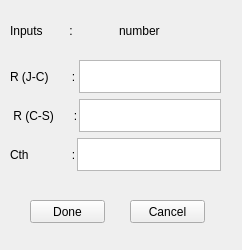
<?xml version="1.0" encoding="UTF-8"?>
<ui version="4.0">
 <class>ThermalBox</class>
 <widget class="QWidget" name="ThermalBox">
  <property name="geometry">
   <rect>
    <x>0</x>
    <y>0</y>
    <width>242</width>
    <height>250</height>
   </rect>
  </property>
  <property name="windowTitle">
   <string>Thermal Parameters</string>
  </property>
  <property name="windowIcon">
   <iconset>
    <normaloff>../PythonGecko/thermalResistor.jpg</normaloff>../PythonGecko/thermalResistor.jpg</iconset>
  </property>
  <property name="windowOpacity">
   <double>1.000000000000000</double>
  </property>
  <widget class="QPushButton" name="thermDoneBtn">
   <property name="geometry">
    <rect>
     <x>30</x>
     <y>200</y>
     <width>75</width>
     <height>23</height>
    </rect>
   </property>
   <property name="text">
    <string>Done</string>
   </property>
  </widget>
  <widget class="QPushButton" name="thermCnclBtn">
   <property name="geometry">
    <rect>
     <x>130</x>
     <y>200</y>
     <width>75</width>
     <height>23</height>
    </rect>
   </property>
   <property name="text">
    <string>Cancel</string>
   </property>
  </widget>
  <widget class="QWidget" name="horizontalLayoutWidget_3">
   <property name="geometry">
    <rect>
     <x>10</x>
     <y>10</y>
     <width>211</width>
     <height>41</height>
    </rect>
   </property>
   <layout class="QHBoxLayout" name="horizontalLayout_3">
    <item>
     <widget class="QLabel" name="inputLabel">
      <property name="text">
       <string>Inputs        :</string>
      </property>
     </widget>
    </item>
    <item>
     <widget class="QLabel" name="displayLabel">
      <property name="toolTipDuration">
       <number>-1</number>
      </property>
      <property name="lineWidth">
       <number>1</number>
      </property>
      <property name="text">
       <string>number</string>
      </property>
      <property name="indent">
       <number>-1</number>
      </property>
     </widget>
    </item>
   </layout>
  </widget>
  <widget class="QWidget" name="verticalLayoutWidget">
   <property name="geometry">
    <rect>
     <x>10</x>
     <y>60</y>
     <width>211</width>
     <height>111</height>
    </rect>
   </property>
   <layout class="QVBoxLayout" name="verticalLayout">
    <item>
     <layout class="QHBoxLayout" name="horizontalLayout">
      <property name="spacing">
       <number>3</number>
      </property>
      <item>
       <widget class="QLabel" name="label">
        <property name="text">
         <string>R (J-C)       :</string>
        </property>
       </widget>
      </item>
      <item>
       <widget class="QTextEdit" name="rth">
        <property name="lineWidth">
         <number>-1</number>
        </property>
        <property name="midLineWidth">
         <number>0</number>
        </property>
        <property name="tabStopWidth">
         <number>80</number>
        </property>
        <property name="cursorWidth">
         <number>1</number>
        </property>
       </widget>
      </item>
     </layout>
    </item>
    <item>
     <layout class="QHBoxLayout" name="horizontalLayout_2">
      <property name="spacing">
       <number>1</number>
      </property>
      <item>
       <widget class="QLabel" name="label_2">
        <property name="text">
         <string> R (C-S)      :</string>
        </property>
       </widget>
      </item>
      <item>
       <widget class="QTextEdit" name="rjc"/>
      </item>
     </layout>
    </item>
    <item>
     <layout class="QHBoxLayout" name="horizontalLayout_4">
      <property name="spacing">
       <number>1</number>
      </property>
      <item>
       <widget class="QLabel" name="label_4">
        <property name="text">
         <string>Cth             :</string>
        </property>
       </widget>
      </item>
      <item>
       <widget class="QTextEdit" name="cth"/>
      </item>
     </layout>
    </item>
   </layout>
  </widget>
 </widget>
 <resources/>
 <connections>
  <connection>
   <sender>thermCnclBtn</sender>
   <signal>clicked()</signal>
   <receiver>thermCnclBtn</receiver>
   <slot>close()</slot>
   <hints>
    <hint type="sourcelabel">
     <x>178</x>
     <y>314</y>
    </hint>
    <hint type="destinationlabel">
     <x>181</x>
     <y>310</y>
    </hint>
   </hints>
  </connection>
 </connections>
</ui>
